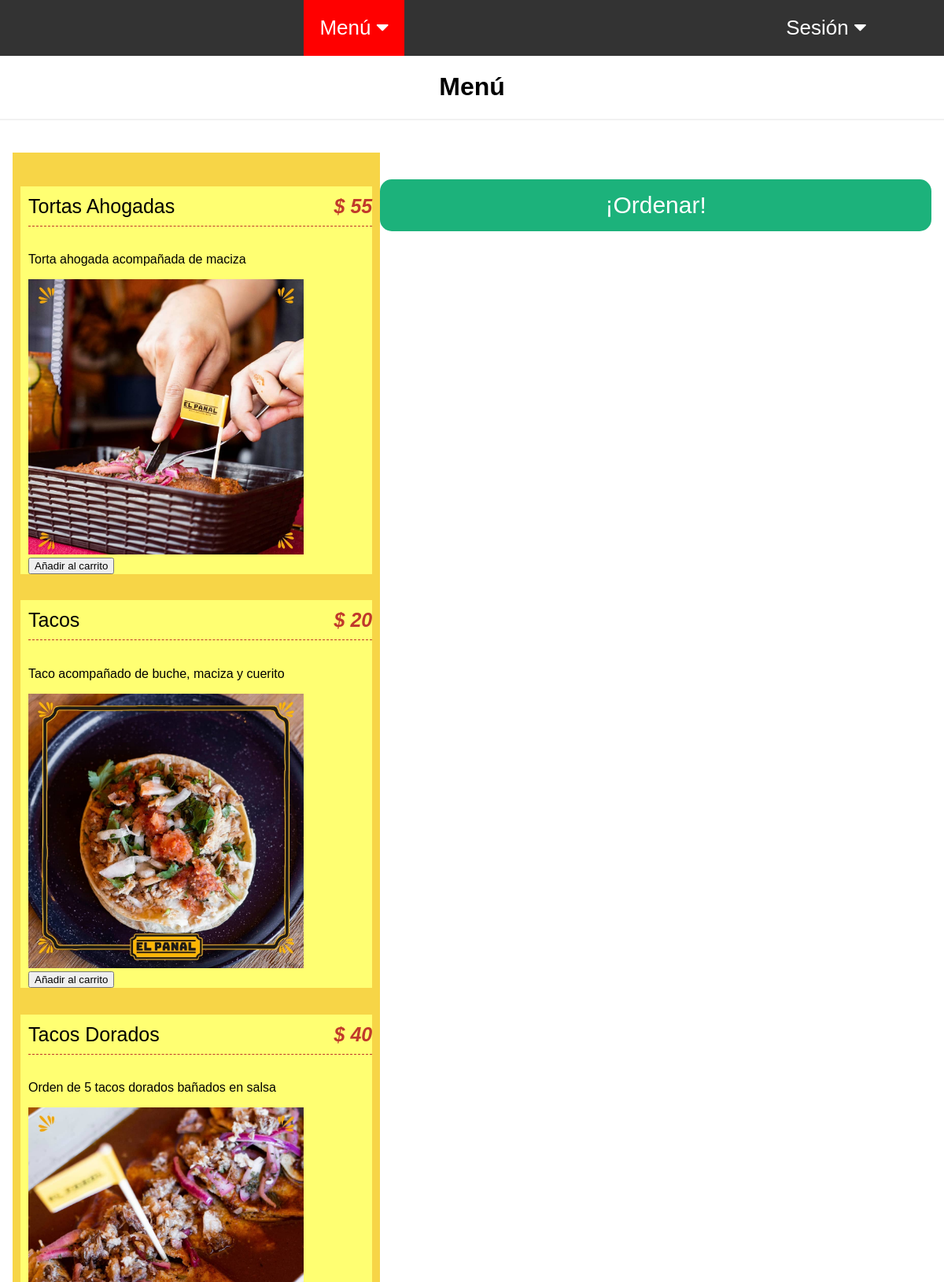
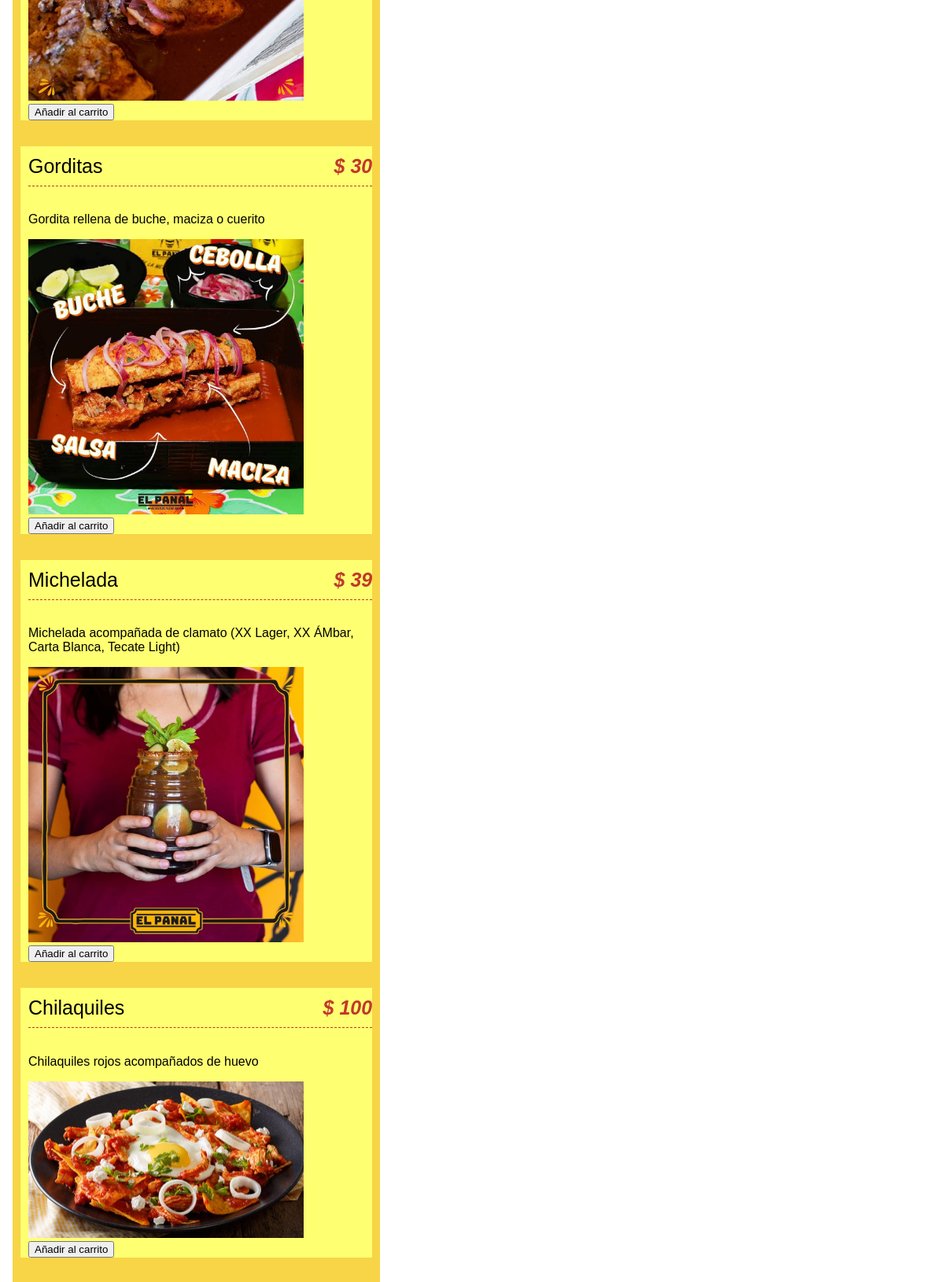
The app's page /Views/php/menu.php (upper part) with its own data (2 pictures, top to bottom).
### tables this page shows
CREATE TABLE `productos` (
  `id` int NOT NULL AUTO_INCREMENT,
  `nombre` varchar(45) NOT NULL,
  `descripcion` varchar(600) NOT NULL,
  `precio` int NOT NULL,
  `imagen` varchar(45) NOT NULL,
  PRIMARY KEY (`id`)
);

### Views/php/menu.php (the view, shortened to what this page needs)
<!DOCTYPE html>
<html lang="en">
<head>
    <link rel="stylesheet" href="/PROYECTO/Views/css/menu.css">
    <link rel="stylesheet" href="/PROYECTO/Views/css/carrito.css">
    <link rel="stylesheet" href="/PROYECTO/Views/css/promos.css">
</head>
<body>
    <?php include('header.php') ?>
    <div>
        <h1 style="text-align: center;"> Menú </h1>
    </div>
    <hr style="width:100%;text-align:left;margin-left:0">
    <?php $mensaje = "SELECT * FROM productos"; ?>
    <div class="container">
        <div class="w-40 obj">
            <section id="our_menu" class="bcolor2">
                <?php $resultado = mysqli_query($connection, $mensaje);
                while($row=mysqli_fetch_assoc($resultado))
                {?>
                    <div class="single_menu bcolor3">
                        <div class="menu_content">
                            <h4> <?php echo $row["nombre"] ?> <span>$ <?php echo $row["precio"] ?></span></h4>
                            <p> <?php echo $row["descripcion"] ?> </p>
                            <img src="../../Controllers/uploads/<?php echo $row["imagen"]?>">
                            <br>
                            <button class="boton-carrito" onClick="addCarrito('<?php echo $row["nombre"]?>', <?php echo $row["precio"]?>, '<?php echo $row["imagen"]?>', '<?php echo $row["descripcion"]?>', '<?php echo $_SESSION['usuario'] ?>')">Añadir al carrito</button>
                        </div>
                    </div>
                <?php } mysqli_free_result($resultado); ?>
            </section>
        </div>
        <div class="w-75 obj">
            <form method="POST" enctype="multipart/form-data" action="/PROYECTO/Controllers/agregarOrdenesController.php">
                <button type="submit" class="ordernarbtn"> ¡Ordenar! </button>
            </form>
        </div>
    </div>
</body>
</html>

### Views/css/menu.css (style rules this page uses)
.container { padding: 16px; }
section { max-width: 100%; margin: auto; width: 100%; padding: 10px; }
.menu_content img { width: 20%; height: 20%; }
.menu_content { padding-left: 10px; }
.menu_content h4 { font-size: 25px; font-weight: 300; border-bottom: 1px dashed #c0392b; line-height: 2; text-transform: capitalize; }
.menu_content h4 span { font-size: 25px; font-weight: 800; float: right; font-style: italic; color: #c0392b; }
.ordernarbtn { background-color: #04AA6D; color: white; padding: 16px 20px; margin: 8px 0; border: none; cursor: pointer; opacity: 0.9; border-radius: 15px; height:50%; width:100px; position:relative; left:50%; }
hr { border: 1px solid #f1f1f1; margin-bottom: 25px; }
@media (max-width: 1260px) { .ordernarbtn { background-color: #04AA6D; color: white; font-size: 30px; margin: 8px 0; border: none; cursor: pointer; opacity: 0.9; border-radius: 15px; height:10%; width:100%; position:static; top: auto; left: auto; } }
@media (max-width: 1260px) { .menu_content img { width: 80%; height: 80%; } }
@media (max-width: 1260px) { .w-75 { width: 50%; } }

### Views/css/carrito.css (style rules this page uses)
.container { display: table; }
.obj { display: table-cell; }

### Views/css/style_admin.css (style rules this page uses)
* { box-sizing: border-box; }
html, body { width: 100%; height: 100%; margin: 0; background-color: #FFFFFF; Font-family: Arial, Helvetica, sans-serif; }
.w-40 { width: 40%; }
.w-75 { width: 75%; }
.bcolor2 { background-color: #f7d547; }
.bcolor3 { background-color: #ffff72; }
@media (max-width: 1203px) { .w-75 { width: 75%; } }

### Views/css/style.css (style rules this page uses)
@media (max-width: 1203px) { .w-75 { width: 75%; } }

### records on screen
productos: nombre "Tortas Ahogadas", precio "55", descripcion "Torta ahogada acompañada de maciza", imagen (picture)
productos: nombre "Tacos", precio "20", descripcion "Taco acompañado de buche, maciza y cuerito", imagen (picture)
productos: nombre "Tacos Dorados", precio "40", descripcion "Orden de 5 tacos dorados bañados en salsa", imagen (picture)
productos: nombre "Gorditas", precio "30", descripcion "Gordita rellena de buche, maciza o cuerito", imagen (picture)
productos: nombre "Michelada", precio "39", descripcion "Michelada acompañada de clamato (XX Lager, XX ÁMbar, Carta Blanca, Tecate Light)", imagen (picture)
productos: nombre "Chilaquiles", precio "100", descripcion "Chilaquiles rojos acompañados de huevo", imagen (picture)
